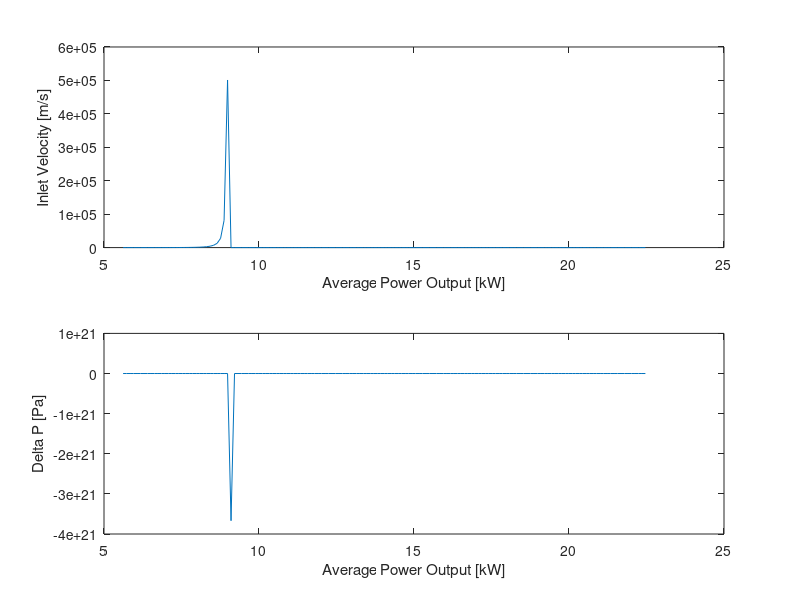

This chart was generated by the following MATLAB code:
%spacing is about 1.45 mm (random spacing right now), 1-5 mm should be fine 
% we want the transverse spacing (plus diameter/2-which is variable A1) to be greater than the diagonal spacing so
% that Vmax is at A1

diameter = 21.55/1000; % meters
axialthermalconductivity = 2.21; % W/mK
radius = 10.775/1000; % meters
height = 70.15/1000; % meters
SurfaceArea = 2*pi*radius*height; % m^2

Tambient = 35 + 273.15; % Kelvin
Tmax = 50 + 273.15; % Kelvin

current = 13:0.26:52; 
resistance = 0.0135; % Ohms

Ohmic_heat = zeros(length(current), 1);
heatflux = zeros(length(current), 1);
Tsurface = zeros(length(current), 1);
Rconv = zeros(length(current), 1);
heattransfer_coefficient = zeros(length(current), 1);
Nu = zeros(length(current), 1);
max_Reynolds = zeros(length(current), 1);
V_max = zeros(length(current), 1);
V_inlet = zeros(length(current), 1);

%Air Properties at 30 C change to 35 C
rho = 1.164; % [kg/m^3]
Cp = 1006; % [J/kg K]
mu = 18.72*10^-6; % [N s/m^2]
k = 26.62*10^-3; % [W/m K] 
Pr = mu*Cp/k; %

%Air Properties at 50 C (Surface Temp)
rho_s = 1.093; % [kg/m^3]
Cp_s = 1007; % [J/kg K]
mu_s = 19.53*10^-6; % [N s/m^2]
k_s = 28.08*10^-3; % [W/m K]
Pr_s = mu_s*Cp_s/k_s; %


%spacing 
spacing_transverse = 24/1000; % meters
spacing_longitudinal = 23/1000; % meters
spacing_diagonal = sqrt(spacing_longitudinal^2 + spacing_longitudinal^2); %[m] diagonal spacing
spacing_ratio = spacing_transverse/spacing_longitudinal;

% if spacing_ratio < 2
%     C1 = 0.35*(spacing_ratio)^(1/5);
%     m = 0.6;
% else 
%     C1 = 0.4;
%     m = 0.6;
% end
C1 = 0.9;
C2 = 0.935; % 6 rows
m = 0.4;


for i = 1:length(current)
    Ohmic_heat(i) = current(i)^2*resistance;
    heatflux(i) = Ohmic_heat(i)/(pi*radius^2*height);

    Tsurface(i) = Tmax - heatflux(i)*radius^2/4*axialthermalconductivity; % Kelvin
    Rconv(i) = (Tsurface(i)-Tambient) / Ohmic_heat(i);
    heattransfer_coefficient(i) = 1/(SurfaceArea*Rconv(i)); %average

    Nu(i) = heattransfer_coefficient(i) * diameter / k_s;
    max_Reynolds(i) = (Nu(i) / ((C1*C2)*(Pr^(0.36))*(Pr/Pr_s)^(0.25)))^(1/m);
    
    %Checking where max velocity occurs
    A1 = (spacing_transverse-diameter);
    A2 = 2*(spacing_diagonal-diameter);
    if A2<A1
        V_max(i) = max_Reynolds(i)*mu/(rho*2*(spacing_diagonal-diameter)); %Vmax is at A2
        V_inlet(i) = V_max(i)*2*(spacing_diagonal-diameter)/spacing_transverse;
    else
        V_max(i) = max_Reynolds(i)*mu/(rho*(spacing_transverse-diameter)); %Vmax is at A1
        V_inlet(i) = V_max(i)*(spacing_transverse-diameter)/spacing_transverse;
    end

    %Pressure Drop
    P = current*432/1000;
    N_rows = 6;
    P_l = spacing_longitudinal/diameter;
    P_t = spacing_transverse/diameter;
    P_ratio = P_t/P_l;
    %Rough estimates of pressure drop coefficient
    X=1.1; 
    f = 0.9;
    P_delta(i) = N_rows*X*(rho*V_max(i)^2/2)*f; %[Pa]
end

figure()
subplot(2,1,1)
plot(P,V_inlet)
ylabel('Inlet Velocity [m/s]')
xlabel('Average Power Output [kW]')

subplot(2,1,2)
plot(P,P_delta)
ylabel('Delta P [Pa]')
xlabel('Average Power Output [kW]')

diameter = 21.55; %mm
velocity = V_inlet; %initial air velocity m/s

spacing_transverse = 22:0.5:28; %mm, spacing is from center of one cell to center of another cell
spacing_longitudinal = 22:0.5:28; %mm
spacing_diagonal = zeros(length(spacing_longitudinal), 1);

Vmax_table = cell(length(spacing_longitudinal), length(spacing_transverse));
Vmax_location_table = cell(length(spacing_longitudinal), length(spacing_transverse));

%Check Vmax direction
for i = 1:length(spacing_longitudinal)
    for j = 1:length(spacing_transverse)
        A1 = (spacing_transverse(j)+diameter)/2;
        spacing_diagonal(j) = sqrt((spacing_transverse(j)/2)^2 + spacing_longitudinal(i)^2);

        if spacing_diagonal<A1
            Vmax = spacing_transverse(j)/(2*(spacing_diagonal(j)-diameter)) * velocity; %Vmax is at A2
            %fprintf('Vmax is at A2\n');
            Vmax_table{i,j} = Vmax;
            Vmax_location_table{i, j} = 'A2';
        else
            Vmax = spacing_transverse(j)/(spacing_transverse(j)-diameter) * velocity; %Vmax is at A1
            %fprintf('Vmax is at A1\n');
            Vmax_table{i,j} = Vmax;
            Vmax_location_table{i, j} = 'A1';
        end
    end
end





% Pressure drop 
% Tsurface = 50;
% Tinitial = 30;
% rows = 6;
% tubes_per_row = 12;
% totaltubes = rows*tubes_per_row;
% 
% Ts_minus_To = (Tsurface-Tinitial)*exp((-pi*diameter/1000*totaltubes*h)/(rho*velocity*tubes_per_row *spacing_transverse/1000*cp*1000));
% 
% logmeantemp = (Tsurface-Tinitial-Ts_minus_To)/log((Tsurface-Tinitial)/Ts_minus_To); %degC, difference in inlet and outlet air temp
% 
% heattransferrate= totaltubes*h*pi*diameter/1000*logmeantemp/1000; %kW/m

% %pressure drop
% PT = spacing_transverse/diameter;
% PL = spacing_longitudinal/diameter;
% Pratio = PT/PL;
% correction = 1; % This changes based on Pratio and PT
% frictionfactor = 1; % This changes based on Pratio and PT
% 
% deltaP = rows*correction*(rho*Vmax^(2)/2)*frictionfactor; %Pascals

